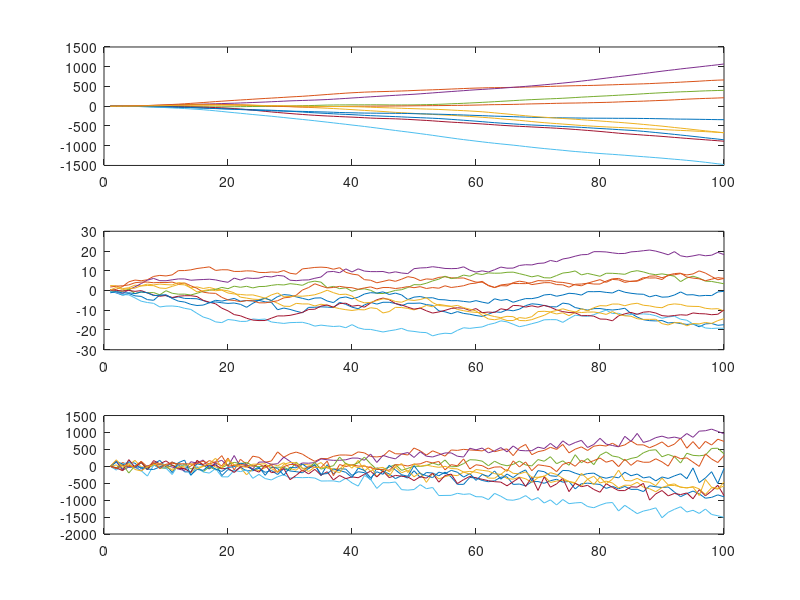

This figure's MATLAB source: (Note: this script raises an error after producing the figure.)
dt=1; t_end=100;               % time step and time span
sd=10;                         % measurement std dev
%omega=pi;                       % sinusoid radian frequency 

t=1:dt:t_end; nt=length(t);     % time values
%X=sin(omega*t);                 % sine signal
%Y=X(2:end)+sd*randn(1,nt-1);    % noisy signal
rng(42)                         % random number generator seed

% Plot some discrete-random-walk-velocity (DRWV) process paths
q=1;                           % random-walk step variance
m0=[0;0]; P0=diag([1,1]);       % state prior mean and covariance
A=[1 dt;0 1]; Q=diag([0,q*dt]); % process model
n=length(m0);                   % state dimension
npath=10;
figure(1), clf
for ipath=1:npath
    x=zeros(n,nt);
    x(:,1)= mvnrnd(m0,P0)';
    y(:,1) = x(1,1);
    for k=2:nt
        x(:,k)=A*x(:,k-1) +mvnrnd([0;0],Q)'; 
        y(:,k) = x(1,k) + normrnd(0,100);
    end
    subplot(311),plot(t,x(1,:)),hold on
    subplot(312),plot(t,x(2,:)),hold on
    subplot(313),plot(t,y(1,:)),hold on
end
subplot(311),ylabel('x_1','rot',0)
subplot(312),xlabel('t'),ylabel('x_2','rot',0)

%% task 5 estimate u_k based on y_k

% Use the DRWV model to filter the noisy signal
Y = y;
H=[1 0]; R=sd^2;         % measurement model
M=m0; P=P0;              % state prior mean and covariance
m=zeros(1,nt);
m(1)=M(1); 
for k=2:nt
    [M,P]=kf_predict(M,P,A,Q);
    [M,P]=kf_update(M,P,Y(k-1),H,R);
    m(k)=M(1);
end

figure
plot(t,m,'r-',t,y,'b.')
legend('Estimation','Measurement')

figure
plot(t,x(1,:)-y,'r-',t,x(1,:)-m,'b-')
legend('Measurement error','Estimation error')

RMSE_measurement = sqrt(sum((y-x(1,:)).^2)/100)
% 85.1958

RMSE_estimation = sqrt(sum((m-x(1,:)).^2)/100)
% 43.8807